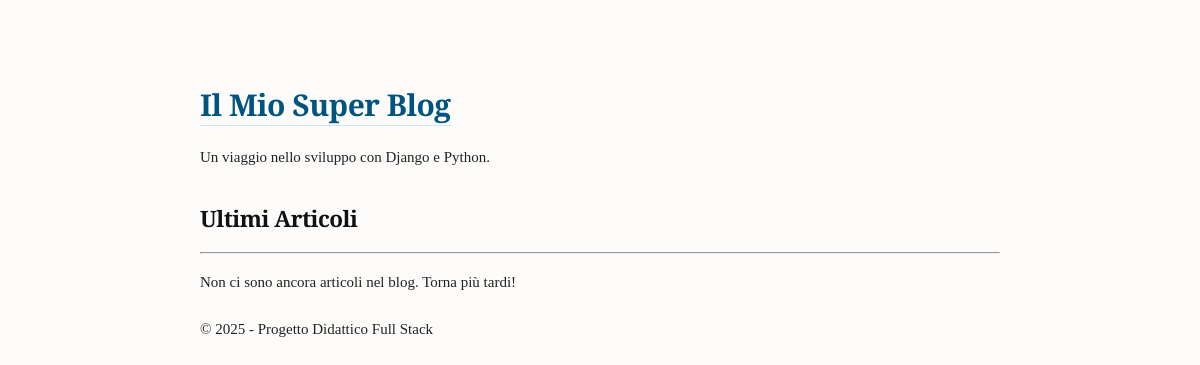
The app's page /, older data.
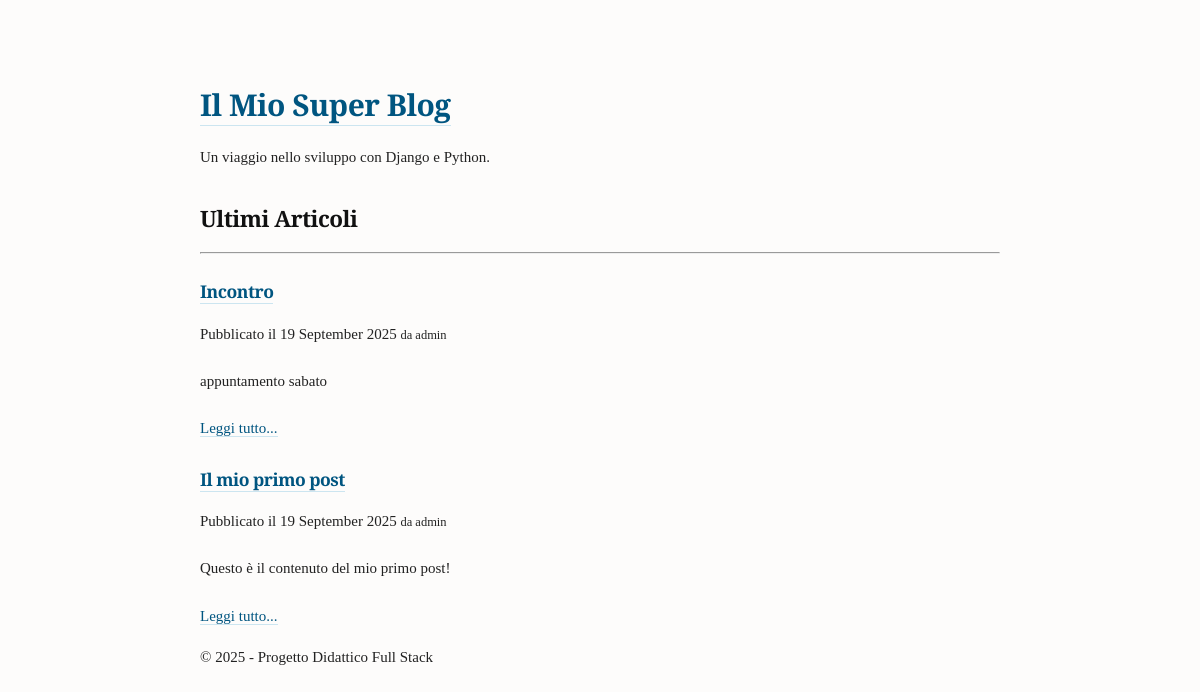
The same page, newer data.
### blog/models.py (models this page shows, shortened)
class Post(models.Model):
    title = models.CharField(max_length=200)
    content = models.TextField()
    author = models.ForeignKey(
        get_user_model(),
        on_delete=models.CASCADE,
        related_name='posts'
    )
    tags = models.ManyToManyField(Tag, blank=True)
    created_at = models.DateTimeField(auto_now_add=True)
    updated_at = models.DateTimeField(auto_now=True)

### blog/views.py (the view)
# urls.py: path('', post_list_view, name='post_list'),
def post_list_view(request):
    posts = Post.objects.select_related('author').all().order_by('-created_at') # Prendiamo tutti i post, i più recenti prima
    context = {
        'posts': posts,
    }
    return render(request, "blog/post_list.html", context)

### templates/blog/post_list.html
{% extends "base.html" %}
{% block content %}
    <h2>Ultimi Articoli</h2>
    <hr>
    {% for post in posts %}
        <article class="post-summary">
            <h3>
                <a href="{% url 'post_detail' pk=post.pk %}">{{ post.title }}</a>
            </h3>
            <p class="post-meta">
                Pubblicato il {{ post.created_at|date:"d F Y" }} <small>da {{ post.author }}</small>
            </p>
            <div class="post-excerpt">
                {{ post.content|truncatechars:150|linebreaks }}
            </div>
            <a href="{% url 'post_detail' pk=post.pk %}" class="read-more">Leggi tutto...</a>
        </article>
    {% empty %}
        <p>Non ci sono ancora articoli nel blog. Torna più tardi!</p>
    {% endfor %}
{% endblock content %}

### templates/base.html (shortened to what this page needs)
{% load static %}
<!DOCTYPE html>
<html lang="it">
<head>
    <link rel="stylesheet" href="{% static 'css/style.css' %}">
</head>
<body>
    <div class="container">
        <header>
            <h1><a href="{% url 'post_list' %}">Il Mio Super Blog</a></h1>
            <p>Un viaggio nello sviluppo con Django e Python.</p>
        </header>
        <main>
            {% block content %}
            {% endblock content %}
        </main>
        <footer>
            <p>&copy; 2025 - Progetto Didattico Full Stack</p>
        </footer>
    </div>
</body>
</html>

### static/css/style.css (style rules this page uses)
body { font-family: 'Libre Baskerville', serif; max-width: 800px; margin: auto; line-height: 1.75; font-size: 15px; color: #222; background-color: #fdfcfb; padding: 40px 20px; }
h1, h2, h3 { font-weight: 700; letter-spacing: -0.5px; line-height: 1.3; margin-top: 1.5em; color: #111; }
p { margin-bottom: 1.4em; text-align: justify; }
a { color: #005580; text-decoration: none; border-bottom: 1px solid #cce5f0; }

Row changes from the older to the newer data that the page shows:
added Post: title "Incontro", created_at "19 September 2025", author "admin", content "appuntamento sabato"
added Post: title "Il mio primo post", created_at "19 September 2025", author "admin", content "Questo è il contenuto del mio primo post!"
Text that changed along with them:
text no longer shown: "Non ci sono ancora articoli nel blog. Torna più tardi!"
